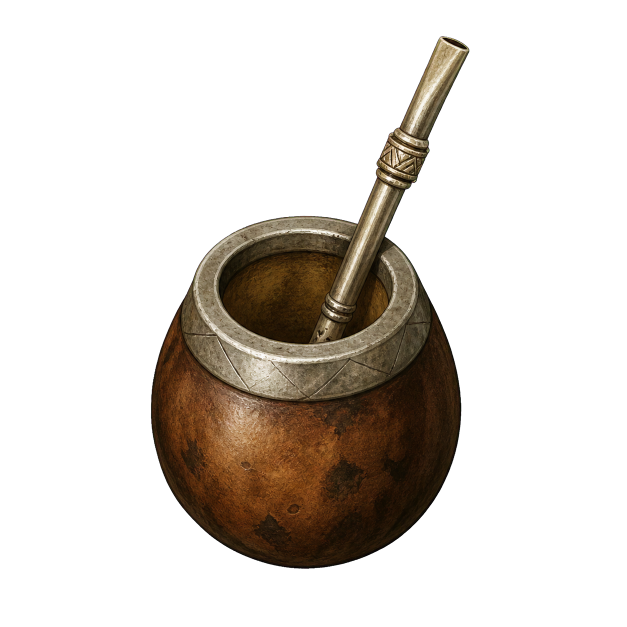
#> input picture art-transparent/MateVacio.png, 1254 x 1254 px (shown at 1/2 size)
$ python build_icons.py
#> lines starting #> are read from the running program, lines starting #| are printed output that depends on the picture
from pathlib import Path

from PIL import Image


ROOT = Path(__file__).resolve().parents[1]
SOURCE = ROOT / "art-transparent"
TEXTURES = (
    ROOT
    / "Contents"
    / "mods"
    / "MateArgentino"
    / "42"
    / "media"
    / "textures"
)
MOD_ROOT = ROOT / "Contents" / "mods" / "MateArgentino" / "42"


def fit_transparent(source: Path, destination: Path, size: int, padding: int) -> None:
#> called with size = 64, padding = 4
    image = Image.open(source).convert("RGBA")
#> image is the input picture: PIL image 1254x1254 RGBA; mean R, G, B, A 21.6, 16, 10.1, 60.4
    alpha_box = image.getchannel("A").getbbox()
#> alpha_box = (301, 72, 939, 1138)
    if alpha_box is None:
        raise ValueError(f"{source} no contiene píxeles visibles")

    image = image.crop(alpha_box)
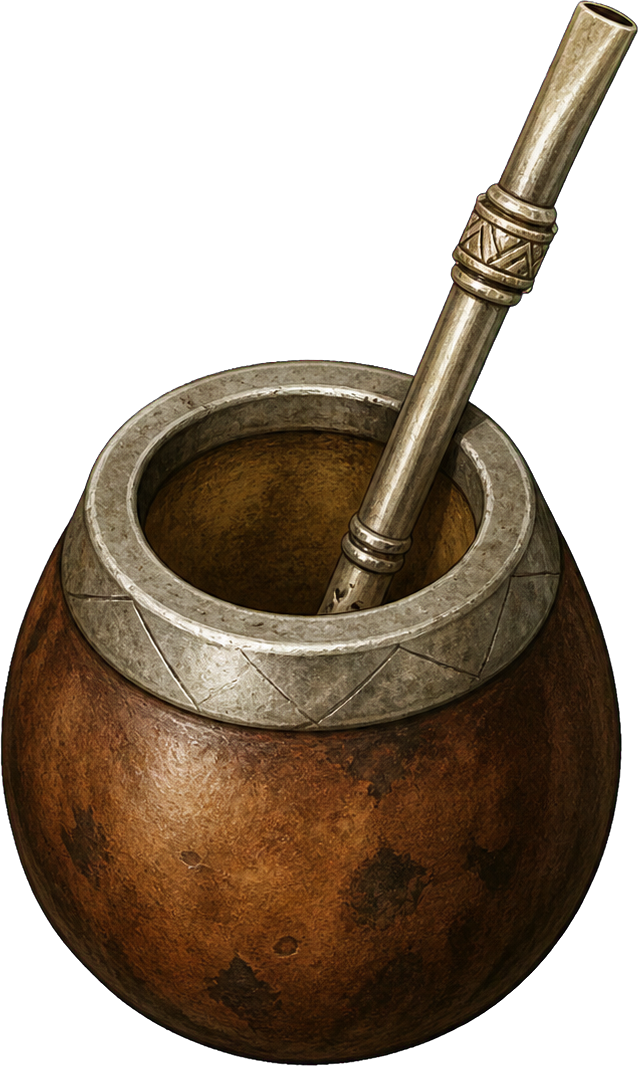
#> image: PIL image 638x1066 RGBA; mean R, G, B, A 50, 37.1, 23.5, 139.6; transparent parts drawn white
    target = size - (padding * 2)
    image.thumbnail((target, target), Image.Resampling.LANCZOS)
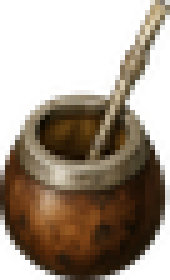
#> image: PIL image 34x56 RGBA (shown 5 times larger); mean R, G, B, A 57.6, 43, 27.7, 139.7; transparent parts drawn white

    canvas = Image.new("RGBA", (size, size), (0, 0, 0, 0))
#> canvas: PIL image 64x64 RGBA; every value is 0
    x = (size - image.width) // 2
#> x = 15
    y = (size - image.height) // 2
#> y = 4
    canvas.alpha_composite(image, (x, y))
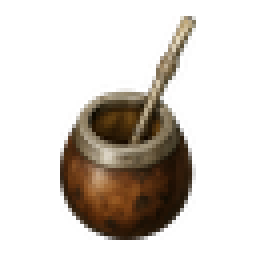
#> canvas: PIL image 64x64 RGBA (shown 4 times larger); mean R, G, B, A 26.8, 20, 12.9, 64.9; transparent parts drawn white
    destination.parent.mkdir(parents=True, exist_ok=True)
    canvas.save(destination, optimize=True)


def main() -> None:
    icon_sources = {
        "Item_MateVacio.png": SOURCE / "MateVacio.png",
        "Item_MatePreparado.png": SOURCE / "MatePreparado.png",
        "Item_MateLavado.png": SOURCE / "MateLavado.png",
        "Item_Termo.png": SOURCE / "Termo.png",
        "Item_Yerba.png": SOURCE / "Yerba.png",
        "Item_YerbaMedia.png": SOURCE / "YerbaMedia.png",
        "Item_YerbaPremium.png": SOURCE / "YerbaPremium.png",
    }

    for filename, source in icon_sources.items():
        fit_transparent(source, TEXTURES / filename, size=64, padding=4)
#> pass 2 of the loop in main, `for filename, source in icon_sources.items():`:
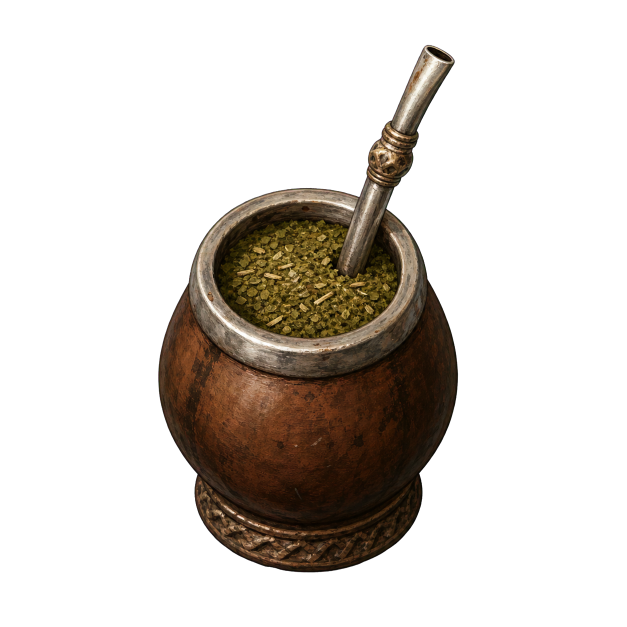
#> input picture art-transparent/MatePreparado.png, 1254 x 1254 px (shown at 1/2 size)
#> in fit_transparent, image is the input picture: PIL image 1254x1254 RGBA; mean R, G, B, A 19.7, 14.4, 9, 61.4
#> alpha_box = (316, 89, 917, 1145)
#> in fit_transparent (call 2), `image = image.crop(alpha_box)`:
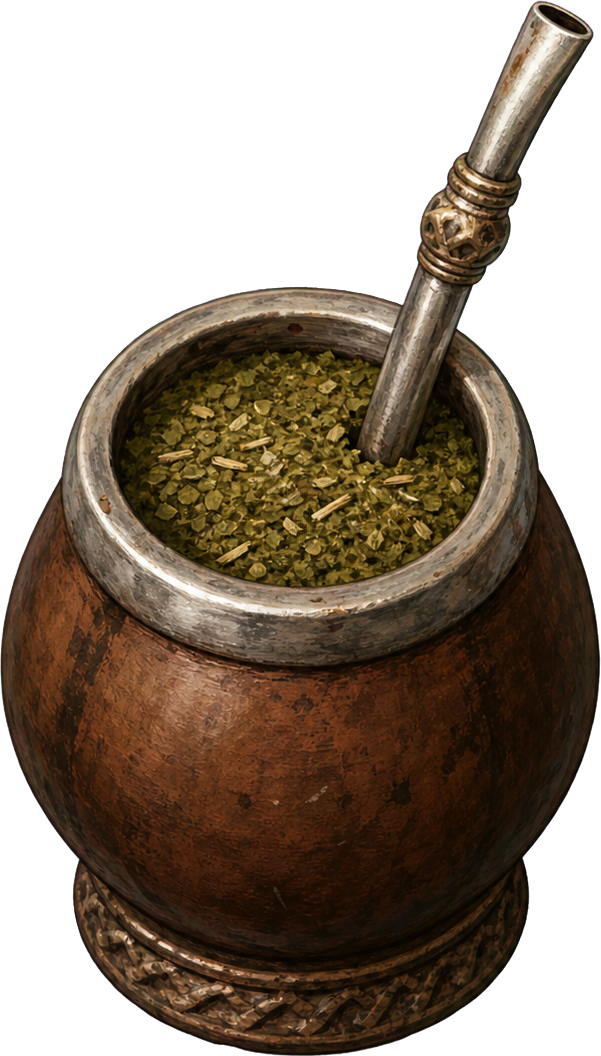
#> image: PIL image 601x1056 RGBA; mean R, G, B, A 48.7, 35.7, 22.3, 152.1; transparent parts drawn white
#> in fit_transparent (call 2), `canvas.alpha_composite(image, (x, y))`:
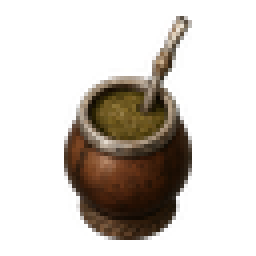
#> canvas: PIL image 64x64 RGBA (shown 4 times larger); mean R, G, B, A 24.9, 18.5, 11.8, 66.6; transparent parts drawn white
#> pass 3 of the loop in main, `for filename, source in icon_sources.items():`:
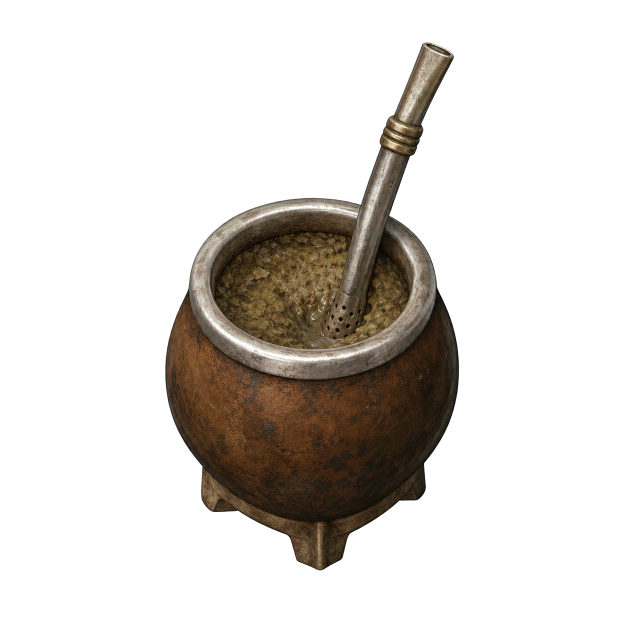
#> input picture art-transparent/MateLavado.png, 1254 x 1254 px (shown at 1/2 size)
#> in fit_transparent, image is the input picture: PIL image 1254x1254 RGBA; mean R, G, B, A 19.3, 15.4, 11.2, 55.7
#> alpha_box = (330, 84, 919, 1141)
#> in fit_transparent (call 3), `image = image.crop(alpha_box)`:
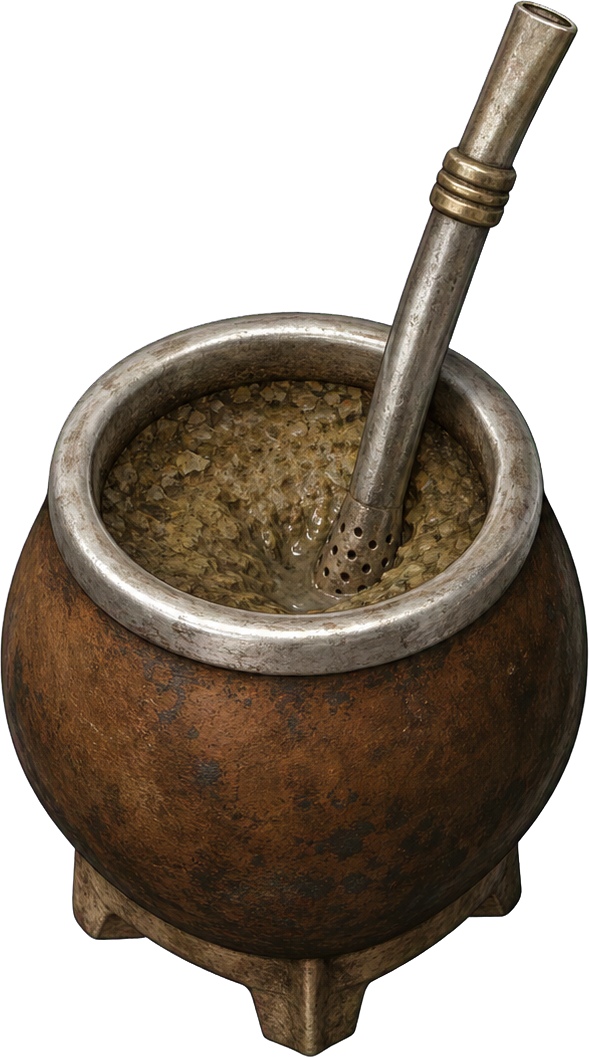
#> image: PIL image 589x1057 RGBA; mean R, G, B, A 48.7, 38.8, 28.2, 140.7; transparent parts drawn white
#> in fit_transparent (call 3), `canvas.alpha_composite(image, (x, y))`:
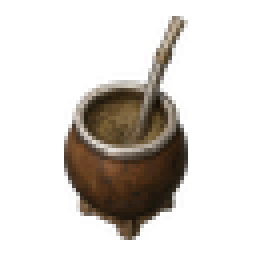
#> canvas: PIL image 64x64 RGBA (shown 4 times larger); mean R, G, B, A 24.6, 19.8, 14.6, 59.7; transparent parts drawn white
#> the loop made 7 passes; the first 3 are shown

    fit_transparent(SOURCE / "MatePreparado.png", MOD_ROOT / "poster.png", 256, 18)
    fit_transparent(SOURCE / "MatePreparado.png", ROOT / "preview.png", 256, 18)


if __name__ == "__main__":
#> (the run stopped early here; a loop or call above may not have finished)
